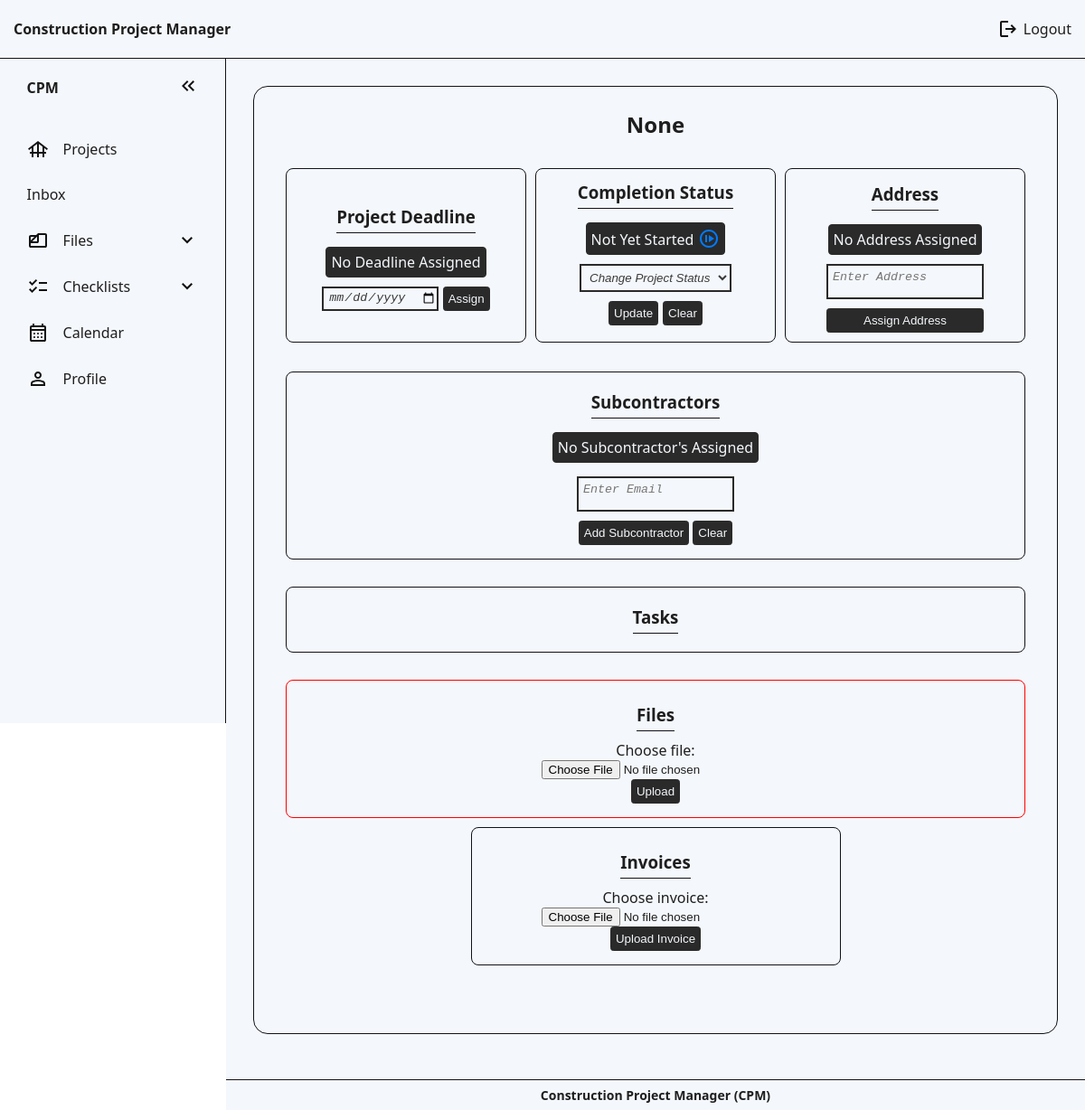
The app's page /view-project/2 (signed in), older data.
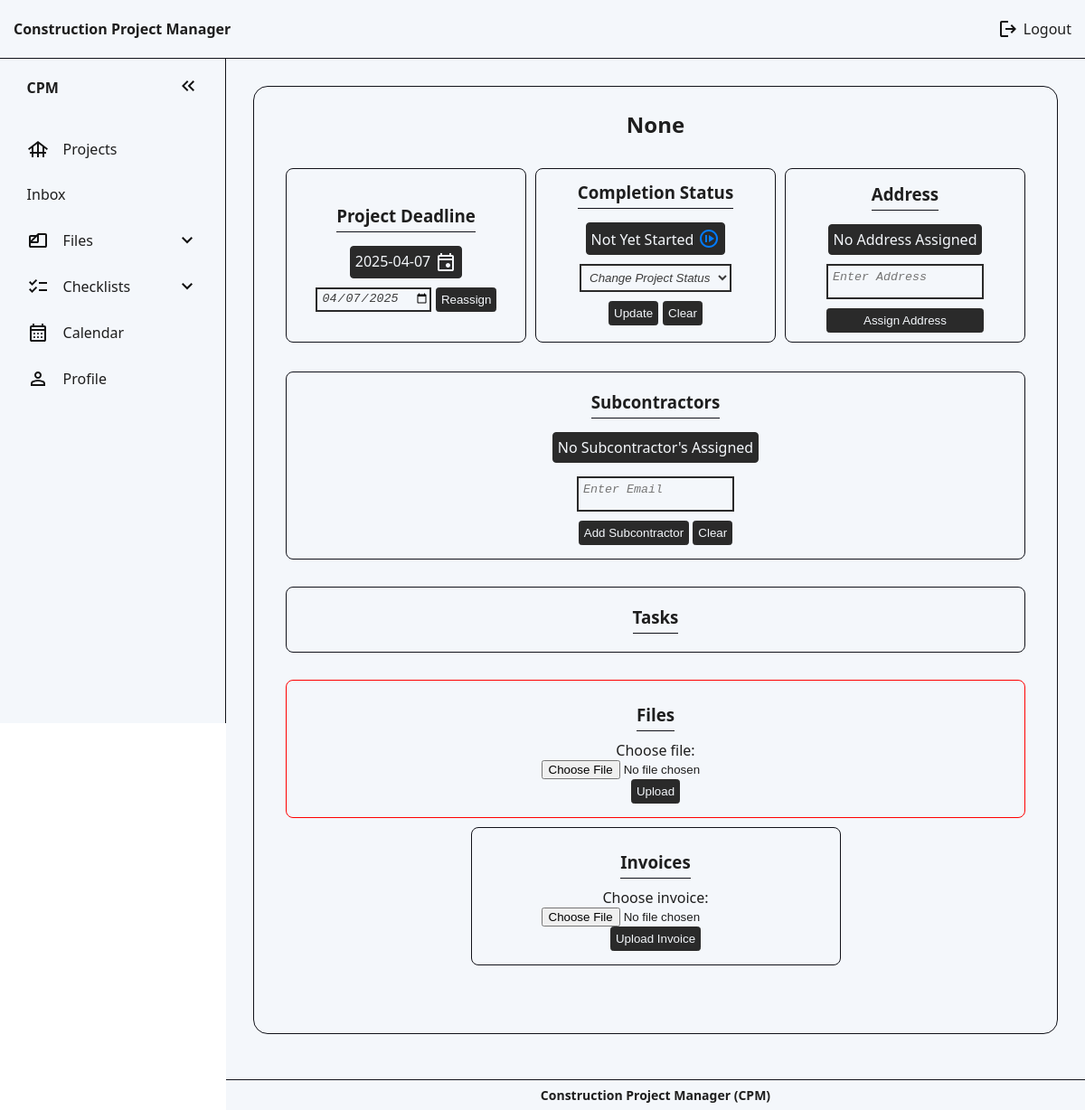
The same page, newer data.
### website/models.py (models this page shows)
class Project(db.Model): # Database model: An object blueprint/layout that will be stored in the database
    id = db.Column(db.Integer, primary_key=True)
    project_name = db.Column(db.String(70))
    date = db.Column(db.DateTime(timezone=True), default=func.now()) # Gets current date and time
    progress = db.Column(Enum('Not Yet Started', 'On Hold', 'In Progress', 'Completed', 'Canceled', name='progress_status'), nullable=False, default='Not Yet Started') # Project's Progress: Not Yet Started (Blue) | On Hold (Orange) | In Progress (Yellow) | Completed (Green) | Canceled (Red)
    deadline = db.Column(db.Date, nullable=True) # Project Deadline
    user_id = db.Column(db.Integer, db.ForeignKey('user.id')) # 1-to-many relationship
    address= db.Column(db.String(255), nullable = True)
    subcontractors = db.relationship('Assignment', back_populates='project') #many to many relation
    tasks = db.relationship('Task', backref='project', lazy='dynamic') # 1-to-many relationship
    files = db.relationship('File', back_populates='project')
    pass

### website/views.py (the view)
@views.route('/view-project/<int:project_id>', methods=['GET', 'POST'])
@login_required
def view_project(project_id):
    project = Project.query.get(project_id)
    subcontractors = [assignment.subcontractor for assignment in project.subcontractors]
    return render_template("project.html", project=project, subcontractors=subcontractors, user=current_user)

### website/context_processors.py (called while the page is built)
def unread_message_count():
    if current_user.is_authenticated:
        return Message.query.filter_by(receiver_id=current_user.id, is_read=False).count()
    return 0

### website/templates/project.html (shortened to what this page needs)
{% extends 'base.html' %}
{% block content %}
<section class="main-content-section" id="project-details">
  <h2 id="header-project-details">{{ project.project_name }}</h2>
  <section class="sub-sections top-section">
    <section class="sub-sections" id="deadline-sub-section">
      <h3>Project Deadline</h3>
      <form
        id="deadline-form"
        method="POST"
        action="{{ url_for('views.update_deadline', project_id=project.id) }}"
      >
        {% if project.deadline is none %}
        <p>No Deadline Assigned</p>
        {% if user.role != 'subcontractor' %}
        <div class="div-dead">
          <input type="date" name="deadline" required />
          <button type="submit">Assign</button>
        </div>
        {% endif %} {% else %}
        <p>
          {{ project.deadline }}
        </p>
        <div class="div-dead">
          <input type="date" name="deadline" value="{{ project.deadline }}" />
          {% if user.role != 'subcontractor' %}
          <button type="submit">Reassign</button>
        </div>
        {% endif %} {% endif %}
      </form>
    </section>
    <section class="sub-sections" id="completion-status-sub-section">
      <h3>Completion Status</h3>
      <p id="displaying-completion-status">
        {{ project.progress }}
      </p>
      <form
        id="completion-form"
        method="POST"
        action="{{ url_for('views.update_project_completion_status', project_id=project.id) }}"
      >
        {% if user.role != 'subcontractor' %}
        <select id="project-status" name="project-status">
          <option value="" disabled selected hidden>
            Change Project Status
          </option>
        </select>
        {% if user.role != 'subcontractor' %}
        <div class="buttons">
          <button type="submit">Update</button>
          <button type="reset">Clear</button>
        </div>
        {% endif %} {% endif %}
      </form>
    </section>
    <section class="sub-sections" id="address-sub-section">
      <h3>Address</h3>
      <form
        action="{{ url_for('views.update_address', project_id=project.id)}}"
        method="POST"
      >
        {% if user.role == 'subcontractor' %}
        <p>{{ project.address }}</p>
        <div class="div-address">
          {% else %} {% if project.address is none %}
          <p>No Address Assigned</p>
          <div class="div-address">
            <textarea
              name="project_address"
              id="project_address"
              placeholder="Enter Address"
              required
            ></textarea>
            <button type="submit">Assign Address</button>
          </div>
          {% endif %}
        {% endif %}
      </form>
    </section>
  </section>
  <section class="sub-sections bottom-section">
    <section class="sub-sections" id="subcontractors-sub-section">
      <h3>Subcontractors</h3>
      <div class="table-wrapper">
        {% if subcontractors|length == 0 %}
        <p>No Subcontractor's Assigned</p>
        {% endif %}
      </div>
      <form
        method="POST"
        action="{{ url_for('views.add_subcontractor', project_id=project.id) }}"
      >
        {% if user.role != 'subcontractor' %}
        <textarea
          name="subcontractor-email"
          id="subcontractor-email"
          placeholder="Enter Email"
          required
        ></textarea>
        <div id="subcon-buttons">
          <button type="submit">Add Subcontractor</button>
          <button type="reset">Clear</button>
        </div>
      </form>
      {% endif %}
    </section>
    <section class="sub-sections" id="task-sub-section">
      <h3>Tasks</h3>
    </section>
    <section class="sub-sections" id="file-upload-sub-section">
      <form
        action="{{ url_for('file_upload.upload_file', project_id=project.id) }}"
        method="post"
        enctype="multipart/form-data"
      >
        <h3>Files</h3>
        <label for="file">Choose file:</label>
        <input type="file" name="file" id="file" required />
        <button type="submit">Upload</button>
      </form>
    </section>
    <section class="sub-sections" id="invoice-upload-sub-section">
    <form
      <form action="{{ url_for('views.upload_invoice', project_id=project.id) }}" method="post" enctype="multipart/form-data">
          <h3>Invoices</h3>
          <label for="invoice">Choose invoice:</label>
          <input type="file" name="invoice" id="invoice" required />
          <button type="submit">Upload Invoice</button>
      </form>
     </section>
  </section>
</section>
{% endblock %}

### website/templates/base.html (shortened to what this page needs)
<!DOCTYPE html>
<html lang="en">
  <head>
    <link
      rel="stylesheet"
      href="{{ url_for('static', filename='css/style.css') }}"
    />
  </head>
  <body>
    <nav>
      <ul>
        <li class="nav-title">Construction Project Manager</li>
        {% if not current_user.is_authenticated %}
        <li class="hideOnMobile">
          <a href="/login"
            ><svg
              xmlns="http://www.w3.org/2000/svg"
              height="24px"
              viewBox="0 -960 960 960"
              width="24px"
            >
              <path
                d="M480-120v-80h280v-560H480v-80h280q33 0 56.5 23.5T840-760v560q0 33-23.5 56.5T760-120H480Zm-80-160-55-58 102-102H120v-80h327L345-622l55-58 200 200-200 200Z"
              />
            </svg>
            Sign In</a
          >
        </li>
        <li class="hideOnMobile">
          <a href="/registry"
            ><svg
              xmlns="http://www.w3.org/2000/svg"
              height="24px"
              viewBox="0 -960 960 960"
              width="24px"
            >
              <path
                d="M720-400v-120H600v-80h120v-120h80v120h120v80H800v120h-80Zm-360-80q-66 0-113-47t-47-113q0-66 47-113t113-47q66 0 113 47t47 113q0 66-47 113t-113 47ZM40-160v-112q0-34 17.5-62.5T104-378q62-31 126-46.5T360-440q66 0 130 15.5T616-378q29 15 46.5 43.5T680-272v112H40Zm80-80h480v-32q0-11-5.5-20T580-306q-54-27-109-40.5T360-360q-56 0-111 13.5T140-306q-9 5-14.5 14t-5.5 20v32Zm240-320q33 0 56.5-23.5T440-640q0-33-23.5-56.5T360-720q-33 0-56.5 23.5T280-640q0 33 23.5 56.5T360-560Zm0-80Zm0 400Z"
              />
            </svg>
            Sign Up</a
          >
        </li>
        {% else %}
        <li class="hideOnMobile">
          <a href="/logout"
            ><svg
              xmlns="http://www.w3.org/2000/svg"
              height="24px"
              viewBox="0 -960 960 960"
              width="24px"
            >
              <path
                d="M200-120q-33 0-56.5-23.5T120-200v-560q0-33 23.5-56.5T200-840h280v80H200v560h280v80H200Zm440-160-55-58 102-102H360v-80h327L585-622l55-58 200 200-200 200Z"
              />
            </svg>
            Logout</a
          >
        </li>
        {% endif %}
      </ul>
    </nav>
    {% if current_user.is_authenticated %}
    <aside id="default-asidebar">
      <ul>
        <li>
          <span class="logo">CPM</span>
          <button onclick="toggleSidebar()" id="toggle-btn">
            <svg
              xmlns="http://www.w3.org/2000/svg"
              viewBox="0 -960 960 960"
              width="24px"
              height="24px"
            >
              <path
                d="M440-240 200-480l240-240 56 56-183 184 183 184-56 56Zm264 0L464-480l240-240 56 56-183 184 183 184-56 56Z"
              />
            </svg>
          </button>
        </li>
        <li>
          <a href="/">
            <svg
              xmlns="http://www.w3.org/2000/svg"
              height="24px"
              viewBox="0 -960 960 960"
              width="24px"
            >
              <path
                d="M200-120v-160h-80v-80h80v-166L88-440l-48-64 440-336 440 336-48 64-112-86v166h80v80h-80v160h-80v-160H520v160h-80v-160H280v160h-80Zm80-240h160v-349L280-587v227Zm240 0h160v-227L520-709v349Z"
              />
            </svg>
            <span>Projects</span>
          </a>
        </li>
        <li>
          <li>
              <a href="{{ url_for('views.inbox') }}">Inbox
              </a>
            </li>
        </li>
        <li>
          <button onclick="toggleSubMenu(this)" class="dropdown-btn">
            <span>Files</span>
            <svg
              class="arrow-down-svg"
              xmlns="http://www.w3.org/2000/svg"
              viewBox="0 -960 960 960"
              width="24px"
              height="24px"
            >
              <path d="M480-344 240-584l56-56 184 184 184-184 56 56-240 240Z" />
            </svg>
          </button>
        </li>
        <li>
          <button onclick="toggleSubMenu(this)" class="dropdown-btn">
            <svg
              xmlns="http://www.w3.org/2000/svg"
              viewBox="0 -960 960 960"
              width="24px"
              height="24px"
            >
              <path
                d="M222-200 80-342l56-56 85 85 170-170 56 57-225 226Zm0-320L80-662l56-56 85 85 170-170 56 57-225 226Zm298 240v-80h360v80H520Zm0-320v-80h360v80H520Z"
              />
            </svg>
            <span>Checklists</span>
            <svg
              class="arrow-down-svg"
              xmlns="http://www.w3.org/2000/svg"
              viewBox="0 -960 960 960"
              width="24px"
              height="24px"
            >
              <path d="M480-344 240-584l56-56 184 184 184-184 56 56-240 240Z" />
            </svg>
          </button>
        </li>
        <li>
          <a href="/calendar"
            >
            <span>Calendar</span></a
          >
        </li>
        <li>
          <a href="#"
            >
            <span>Profile</span></a
          >
        </li>
      </ul>
    </aside>
    {% endif %}
    <main>
      {% block content %}{% endblock %}
    </main>
    {% if current_user.is_authenticated %}
    <footer>Construction Project Manager (CPM)</footer>
    {% endif %}
  </body>
</html>

Row changes from the older to the newer data that the page shows:
changed Project "None": deadline (not shown) → "2025-04-07"; deadline (not shown) → "04/07/2025"
Text that changed along with them:
text no longer shown: "No Deadline Assigned Assign"
text now shown: "Reassign"
